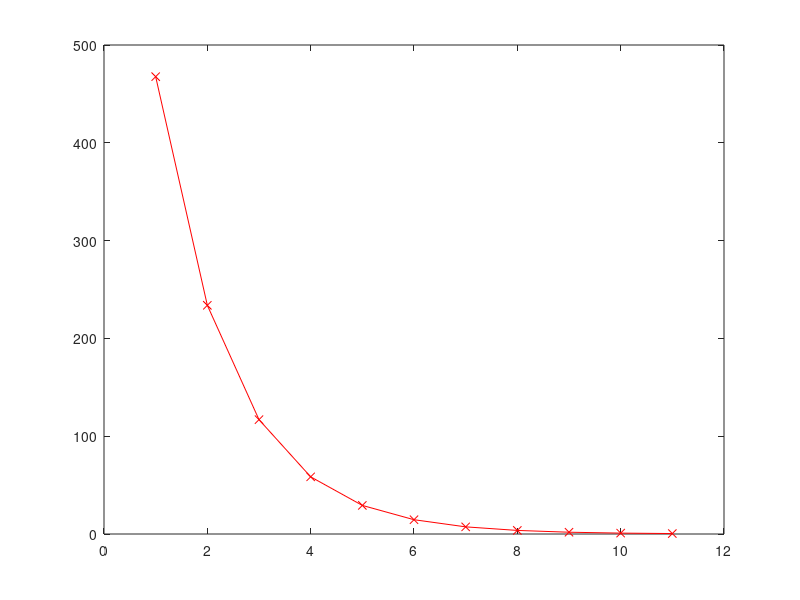
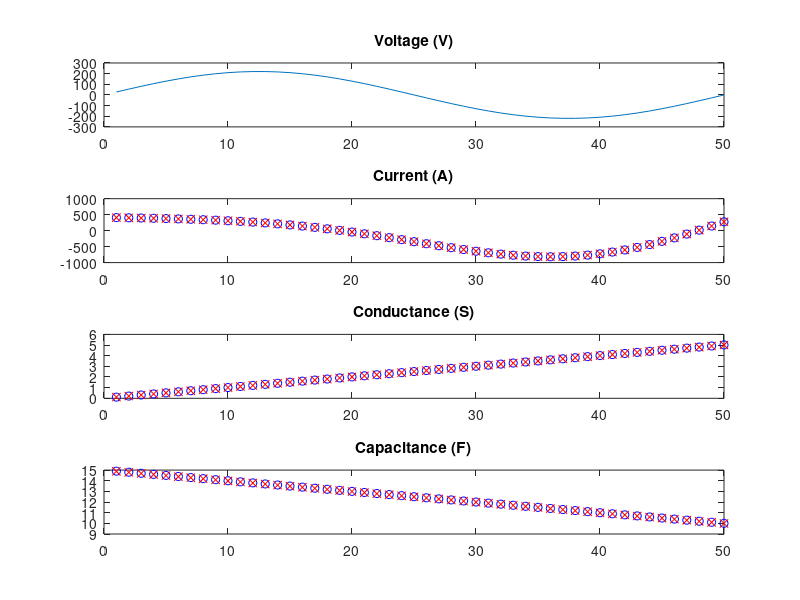

Reproduce these figures in MATLAB, in order.
function ret = rcmeter_lsm()
  EpochMax = 20;
  solvRate = 0.01;
  Cycl = 1;
  Len = 50;
  Vp = 220;
  w = 2*pi*Cycl/Len;

  n_t = 1:1:Len;

  a_t = [ 0.0002 0.002 ];
  b_t = [ 0.3 -0.002 ];

  ath = length(a_t);
  bth = length(b_t);
  vars_num = ath + bth;

  V_t = Vp*sin(w*n_t);
  dVdn_t = w*Vp*cos(w*n_t);

  function ret = polyFunc(a, x)
    ret = 0;
    for m=1:1:length(x)
      for p=1:1:length(a)
        ret += a(p).*x.^(p-1);
      endfor
    endfor
  endfunction

  function ret = diff_polyFunc(a, x)
    ret = 0;
    for m=1:1:length(x)
      for p=1:1:length(a)
        ret += (p-1)*a(p).*x.^(p-2);
      endfor
    endfor
  endfunction

  function ret = Current(v, dvdn, g, c, dcdn)
    ret = ( g + dcdn ) .* v + c .* dvdn;
  endfunction

  function ret = ErrorSquare(it, ir, N)
    ret = 0;
    for m=N
      err = ir(m) - it(m);
      ret += err*err/length(N);
    endfor
    ret = sqrt(ret);
  endfunction

  function [g, c, dcdn] = refreshValues(a, b, x)
    g = polyFunc(a, x);
    c = polyFunc(b, x);
    dcdn = diff_polyFunc(b, x);
  endfunction

  function ret = Avg(val, len)
    ret = 0;
    for k=1:1:len
      ret += val(k)/len;
    endfor
  endfunction

  [G_t, C_t, dCdn_t] = refreshValues(a_t, b_t, n_t);
  I_t = Current(V_t, dVdn_t, G_t, C_t, dCdn_t);

  inputGraph = figure(2);
  subplot(4,1,1);
  plot(n_t, V_t);
  title('Voltage (V)');
  subplot(4,1,2);
  plot(n_t, I_t, 'b');
  title('Current (A)');
  subplot(4,1,3);
  plot(n_t, G_t, 'b');
  title('Conductance (S)');
  subplot(4,1,4);
  plot(n_t, C_t, 'b');
  title('Capacitance (F)');

  function ret = dIda_k(p, N, v, dvdn)
    pn = p -1;
    ret = 0;
    for m=N
      ret += m^pn*v(m);
    endfor
    ret /= length(N);
  endfunction

  function ret = dIdb_k(p, N, v, dvdn)
    pn = p -1;
    ret = 0;
    for m=N
      ret += pn*m^(pn-1)*v(m) + m^pn*dvdn(m);
    endfor
    ret /= length(N);
  endfunction

  a_r = zeros(size(a_t));
  b_r = zeros(size(b_t));

  figure(1);
  errt = [];
  Irms = ErrorSquare(I_t, zeros(size(I_t)), n_t);

  for epoch=1:1:EpochMax
    [G_r, C_r, dCdn_r] = refreshValues(a_r, b_r, n_t);
    I_r = Current(V_t, dVdn_t, G_r, C_r, dCdn_r);
    Err = ErrorSquare(I_t, I_r, n_t);
    errt = [errt Err];
    plot(errt, 'rx-');
    drawnow;
    printf("%d) %.3f\r\n",epoch, Err);

    if ( Err == 0 ) break; end
    if epoch > 2
      if(errt(epoch) == 0)
        printf("Finish 1\r\n");
        break;
      end
      if( abs( Err / Irms ) < 0.001)
        printf("Finish 2\r\n");
        break;
      end
    end

    # dI = dIda * da + dIdb * db
    # I_t0 - I_r0 = dIda * (a_r - a_r0) + dIdb * (b_r - b_r0)
    # B = [I_t0 - I_r0];
    # M = [dIda, dIdb];
    # x = [a_r - a_r0];
    # solv: B = M * x
    # a_r <- a_r + x;

    rows = ath+bth;
    batchSize = rows ; #floor(Len/rows);
    M = [];
    B = [];
    for row= 1:1:rows
      ROW=[];
      n_r=((row-1)*batchSize)+1:1:(row*batchSize);
      for p=1:1:ath
        ROW = [ROW, dIda_k(p, n_r, V_t, dVdn_t)];
      endfor
      for p=1:1:bth
        ROW = [ROW, dIdb_k(p, n_r, V_t, dVdn_t)];
      endfor
      I_t0 = Current(V_t(n_r), dVdn_t(n_r), G_t(n_r), C_t(n_r), dCdn_t(n_r));
      I_r0 = Current(V_t(n_r), dVdn_t(n_r), G_r(n_r), C_r(n_r), dCdn_r(n_r));

      M = [M; ROW];
      B = [B; Avg(I_t0 - I_r0, batchSize)];
    endfor

    x_r = inv(M)*B;

    for p=1:1:ath
      a_r(p) += x_r(p)*solvRate;
    endfor
    for p=1:1:bth
      b_r(p) += x_r(ath+p)*solvRate;
    endfor
  endfor

  inputGraph = figure(2);
  subplot(4,1,1);
  plot(n_t, V_t);
  title('Voltage (V)');
  subplot(4,1,2);
  plot(n_t, I_t, 'bo', n_t, I_r, 'rx');
  title('Current (A)');
  subplot(4,1,3);
  plot(n_t, G_t, 'bo', n_t, G_r, 'rx');
  title('Conductance (S)');
  subplot(4,1,4);
  plot(n_t, C_t, 'bo', n_t, C_r, 'rx');
  title('Capacitance (F)');

  printf("G = %s\r\n",polyout(a_r, 'n'));
  printf("C = %s\r\n",polyout(b_r, 'n'));
endfunction
